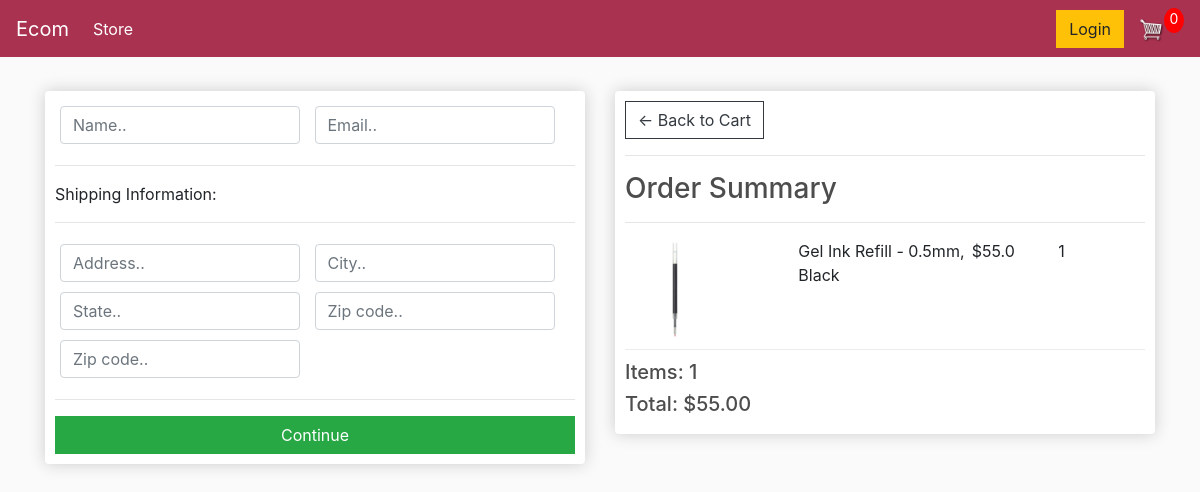
The app's page /checkout/ (signed in) with its own data.
### store/models.py (models this page shows, shortened)
class OrderItem(models.Model):
	product = models.ForeignKey(Product, on_delete=models.SET_NULL, null=True)
	order = models.ForeignKey(Order, on_delete=models.SET_NULL, null=True)
	quantity = models.IntegerField(default=0, null=True, blank=True)
	date_added = models.DateTimeField(auto_now_add=True)
	@property
	def get_total(self):
		total = self.product.price * self.quantity
		return total

class Product(models.Model):
	name = models.CharField(max_length=200)
	price = models.FloatField()
	digital = models.BooleanField(default=False,null=True, blank=True)
	image = models.ImageField(null=True, blank=True)
	@property
	def imageURL(self):
		try:
			url = self.image.url
		except:
			url = ''
		return url

class Order(models.Model):
	customer = models.ForeignKey(Customer, on_delete=models.SET_NULL, null=True, blank=True)
	date_ordered = models.DateTimeField(auto_now_add=True)
	complete = models.BooleanField(default=False)
	transaction_id = models.CharField(max_length=100, null=True)
	@property
	def get_cart_total(self):
		orderitems = self.orderitem_set.all()
		total = sum([item.get_total for item in orderitems])
		return total
	@property
	def get_cart_items(self):
		orderitems = self.orderitem_set.all()
		total = sum([item.quantity for item in orderitems])
		return total

### store/views.py (the view)
# urls.py: path('checkout/', views.checkout, name="checkout"),
def checkout(request):
	data = cartData(request)
	cartItems = data['cartItems']
	order = data['order']
	items = data['items']
	context = {'items':items, 'order':order, 'cartItems':cartItems}
	return render(request, 'store/checkout.html', context)

### store/utils.py (called while the page is built)
def cartData(request):
	if request.user.is_authenticated:
		customer = request.user.customer
		order, created = Order.objects.get_or_create(customer=customer, complete=False)
		items = order.orderitem_set.all()
		cartItems = order.get_cart_items
	else:
		cookieData = cookieCart(request)
		cartItems = cookieData['cartItems']
		order = cookieData['order']
		items = cookieData['items']
	return {'cartItems':cartItems ,'order':order, 'items':items}

### ecommerce/store/templates/store/Checkout.html (shortened to what this page needs)
{% extends 'store/main.html' %}
{% load static %}
{% block content %}
     <div class="row">
		<div class="col-lg-6">
			<div class="box-element" id="form-wrapper">
				<form id="form">
					<div id="user-info">
						<div class="form-field">
							<input required class="form-control" type="text" name="name" placeholder="Name..">
						</div>
						<div class="form-field">
							<input required class="form-control" type="email" name="email" placeholder="Email..">
						</div>
					</div>
					<div id="shipping-info">
						<hr>
						<p>Shipping Information:</p>
						<hr>
						<div class="form-field">
							<input class="form-control" type="text" name="address" placeholder="Address..">
						</div>
						<div class="form-field">
							<input class="form-control" type="text" name="city" placeholder="City..">
						</div>
						<div class="form-field">
							<input class="form-control" type="text" name="state" placeholder="State..">
						</div>
						<div class="form-field">
							<input class="form-control" type="text" name="zipcode" placeholder="Zip code..">
						</div>
						<div class="form-field">
							<input class="form-control" type="text" name="country" placeholder="Zip code..">
						</div>
					</div>
					<hr>
					<input id="form-button" class="btn btn-success btn-block" type="submit" value="Continue">
				</form>
			</div>
			<br>
		</div>
		<div class="col-lg-6">
			<div class="box-element">
				<a  class="btn btn-outline-dark" href="{% url 'cart' %}">&#x2190; Back to Cart</a>
				<hr>
				<h3>Order Summary</h3>
				<hr>
				{% for item in items %}
				<div class="cart-row">
					<div style="flex:2"><img class="row-image" src="{{item.product.imageURL}}"></div>
					<div style="flex:2"><p>{{item.product.name}}</p></div>
					<div style="flex:1"><p>${{item.product.price}}</p></div>
					<div style="flex:1"><p>{{item.quantity}}</p></div>
				</div>
				{% endfor %}
				<h5>Items: {{order.get_cart_items}}</h5>
				<h5>Total: ${{order.get_cart_total|floatformat:2}}</h5>
			</div>
		</div>
	</div>
{% endblock content %}

### static/css/main.css (style rules this page uses)
body { background-color: hsl(0, 0%, 98%); }
h1,h2,h3,h4,h5,h6 { color:hsl(0, 0%, 30%); }
.box-element { box-shadow:hsl(0, 0%, 80%) 0 0 16px; background-color: #fff; border-radius: 4px; padding: 10px; }
.col-lg-4, .col-lg-6, .col-lg-8, .col-lg-12 { margin-top: 10px; }
.btn { border-radius: 0; }
.row-image { width: 100px; }
.form-field { width:250px; display: inline-block; padding: 5px; }
.cart-row { display: flex; align-items: flex-stretch; padding-bottom: 10px; margin-bottom: 10px; border-bottom: 1px solid #ececec; }

### records on screen
OrderItem: product.imageURL (picture), product.name "Gel Ink Refill - 0.5mm, Black", product.price "55.0", quantity "1"
Order: get_cart_items "1", get_cart_total "55.00"
